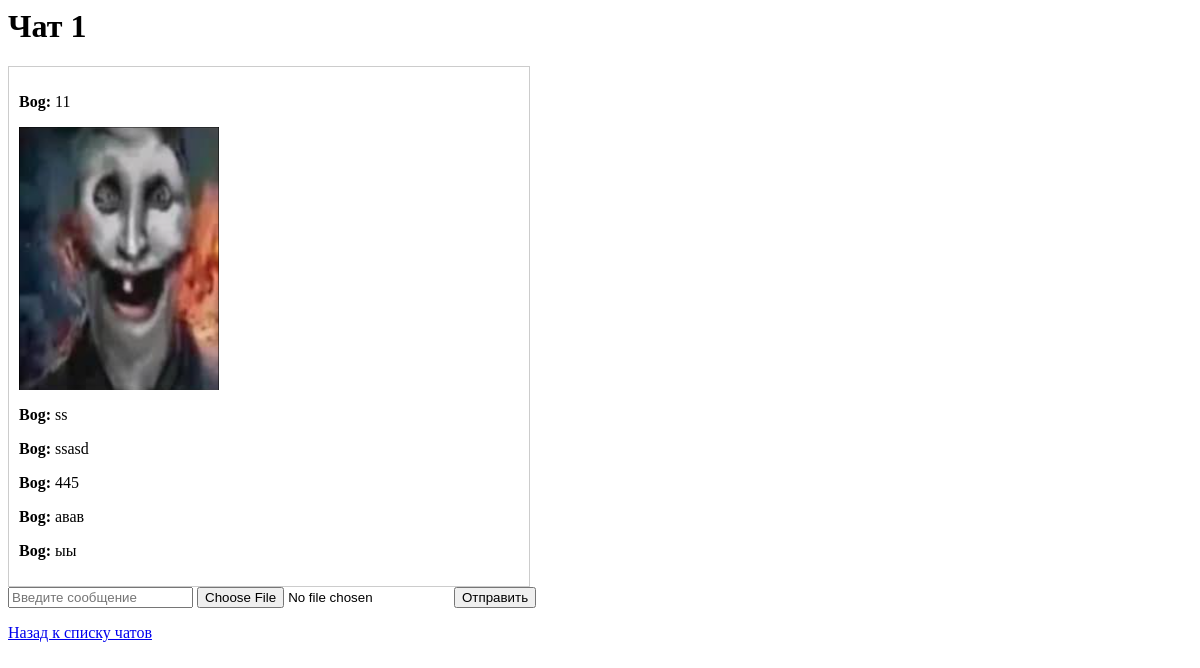
/chat/1/ (signed in), run on an earlier commit of the app's database.
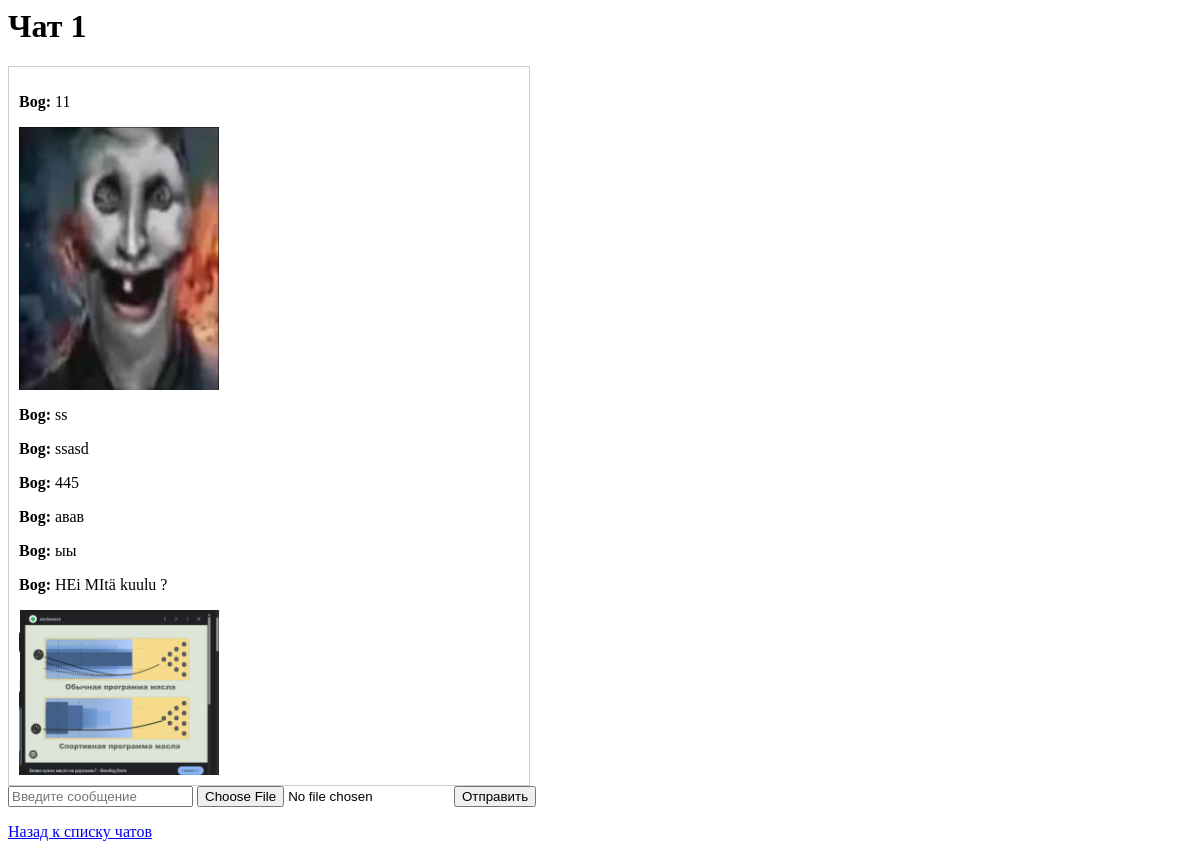
And on a later commit of the database.
### chat/models.py (models this page shows, shortened)
class Message(models.Model):
    chat = models.ForeignKey(Chat, on_delete=models.CASCADE, related_name='messages')
    sender = models.ForeignKey(User, on_delete=models.CASCADE)
    content = models.TextField(blank=True, null=True)
    image = models.ImageField(upload_to='chat_images/', blank=True, null=True)
    timestamp = models.DateTimeField(auto_now_add=True)

### chat/views.py (the view)
# urls.py: path('<int:chat_id>/', views.chat_detail, name='chat_detail'),
@login_required
def chat_detail(request, chat_id):
    chat = get_object_or_404(Chat, id=chat_id)
    messages = Message.objects.filter(chat=chat).order_by('timestamp')
    return render(request, 'chat/chat_detail.html', {'chat': chat, 'messages': messages})

### templates/chat/chat_detail.html (shortened to what this page needs)
<h1>Чат {{ chat.id }}</h1>
<div style="border:1px solid #ccc; padding:10px; max-width:500px;">
  {% for message in messages %}
    <p><strong>{{ message.sender.username }}:</strong> {{ message.content }}</p>
    {% if message.image %}
      <img src="{{ message.image.url }}" width="200">
    {% endif %}
  {% endfor %}
</div>
<form method="post" enctype="multipart/form-data" action="{% url 'send_message' chat.id %}">
  <input type="text" name="text" placeholder="Введите сообщение">
  <input type="file" name="image">
  <button type="submit">Отправить</button>
</form>
<a href="{% url 'chat_list' %}">Назад к списку чатов</a>

What changed in the data, as far as the page shows it:
added Message: sender.username "Bog", content "HEi MItä kuulu ?", image (picture)
